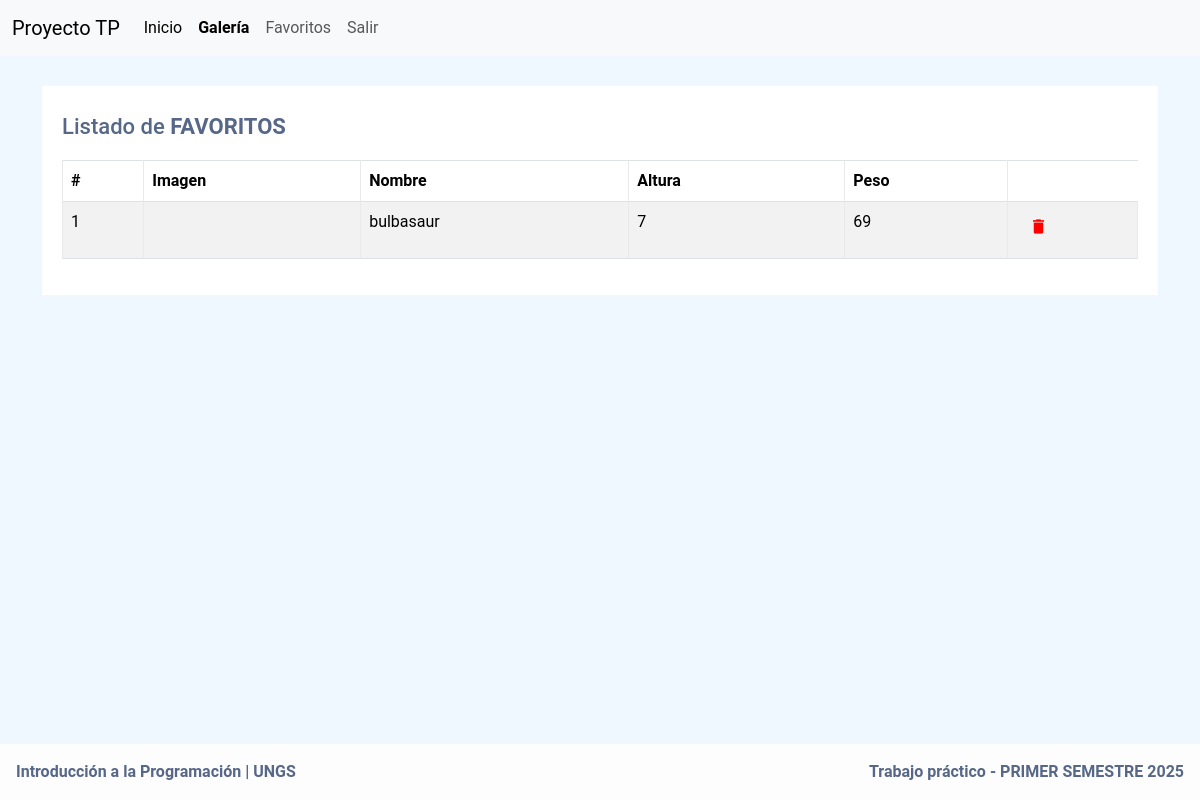
The app's page /favourites/ (signed in), older data.
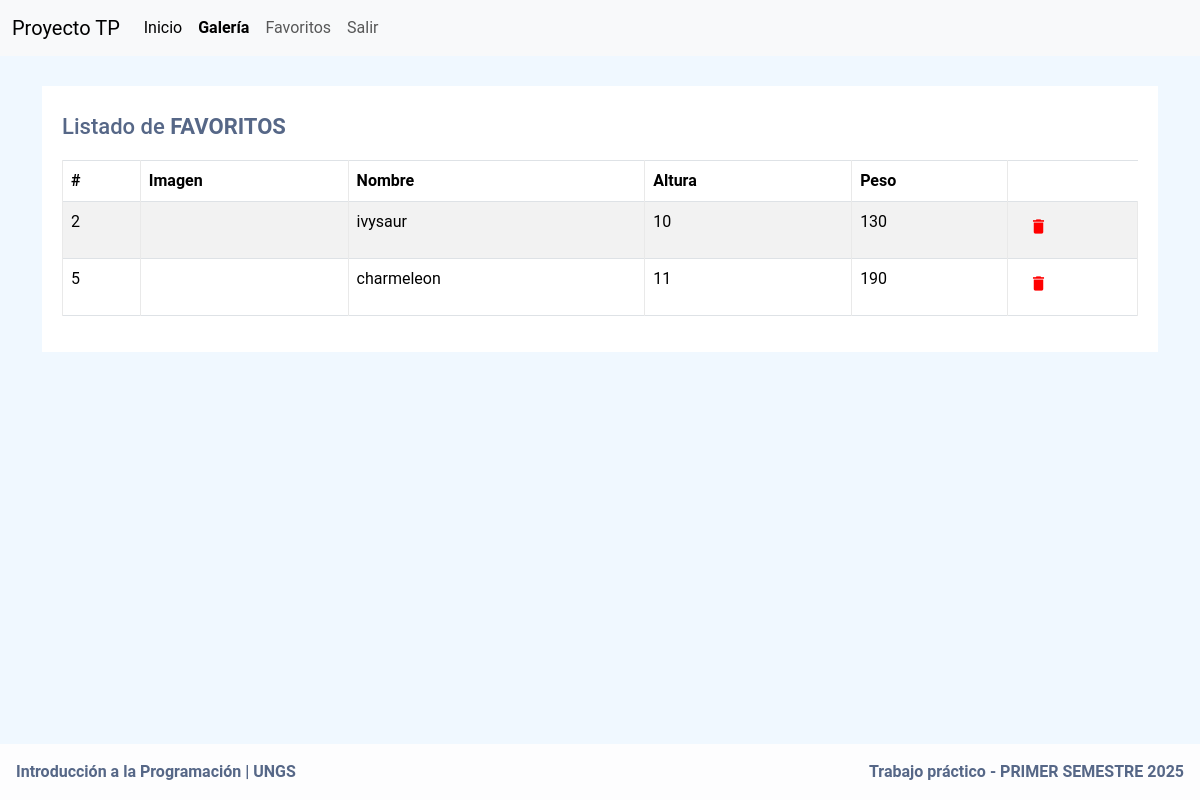
The same page, newer data.
### app/models.py (models this page shows, shortened)
class Favourite(models.Model):
    id = models.IntegerField(primary_key=True, blank=True) #ID de pokeapi
    name = models.CharField(max_length=200)  # Nombre del personaje
    height = models.CharField(max_length=200)  # Altura
    weight = models.CharField(max_length=200)  # Peso
    base_experience = models.IntegerField(null=True, blank=True)  # Experiencia base
    types = models.JSONField(default=list)  # Lista de tipos (ej: ["grass", "poison"])
    image = models.URLField()  # URL de la imagen
    user = models.ForeignKey(settings.AUTH_USER_MODEL, on_delete=models.CASCADE)
    class Meta:
        unique_together = (('user', 'name'),)

### app/views.py (the view)
# urls.py: path('favourites/', views.getAllFavouritesByUser, name='favoritos'),
@login_required
def getAllFavouritesByUser(request):
    if request.method=='GET':
        favourite_list = Favourite.objects.filter(user=request.user)
        return render(request, 'favourites.html', {'favourite_list': favourite_list})
    else:
        return redirect('home')

### main/context_processors.py (called while the page is built)
def version(request):
    return {'VERSION': config.VERSION}

### app/templates/favourites.html (shortened to what this page needs)
{% extends 'header.html' %} {% block content %}
<div class="container-xl">
    <div class="table-responsive">
        <div class="table-wrapper">
            <div class="table-title">
                <div class="row">
                    <div class="col-sm-8">
                        <h2>Listado de <strong>FAVORITOS</strong></h2>
                    </div>
                </div>
            </div>
            <table class="table table-striped table-hover table-bordered">
                <thead>
                    <tr>
                        <th>#</th>
                        <th>Imagen</th>
                        <th>Nombre</th>
                        <th>Altura </th>
                        <th>Peso</th>
                    </tr>
                </thead>
                <tbody>
                    {% for favourite in favourite_list %}
                    <tr>
                        <td>{{ favourite.id }}</td>
                        <td><img src="{{ favourite.image }}" alt="" style="max-width: 200px; max-height: 200px;"></td>
                        <td>{{ favourite.name }}</td>
                        <td>{{ favourite.height }}</td>
                        <td>{{ favourite.weight }}</td>
                        <td>
                            <form method="post" action="{% url 'borrar-favorito' %}">
                                <button type="submit" class="btn" style="color:red"><i class="material-icons">&#xE872;</i></button>
                            </form>
                        </td>
                    </tr>
                    {% endfor %}
                </tbody>
            </table>
        </div>
    </div>
</div>
{% endblock %}

### app/templates/header.html (shortened to what this page needs)
<!DOCTYPE html>
<html lang="es">
<head>
    {% load bootstrap5 %} {% bootstrap_css %} {% bootstrap_javascript %} {% load static %}
    <link rel="stylesheet" type="text/css" href="{% static 'styles.css' %}">
</head>
<body>
    <nav class="navbar navbar-expand-lg bg-body-tertiary">
        <div class="container-fluid">
            <a class="navbar-brand" href="#">Proyecto TP</a>
            <div class="collapse navbar-collapse" id="navbarSupportedContent">
                <ul class="navbar-nav me-auto mb-2 mb-lg-0">
                    <li class="nav-item">
                        <a class="nav-link active" aria-current="page" href="{% url 'index-page' %}">Inicio</a>
                    </li>
                    <li class="nav-item">
                        <a class="nav-link active" aria-current="page" href="{% url 'home' %}"><strong>Galería</strong></a>
                    </li>
                    {% if request.user.is_authenticated %}
                    <li class="nav-item">
                        <a class="nav-link" href="{% url 'favoritos' %}">Favoritos</a>
                    </li>
                    {% endif %}
                    <li class="nav-item">
                        {% if request.user.is_authenticated %}
                        <a class="nav-link" href="{% url 'exit' %}">Salir</a> {% else %}
                        <a class="nav-link" href="{% url 'login' %}">Iniciar sesión</a> {% endif %}
                    </li>
                </ul>
            </div>
        </div>
    </nav>
    {% block content %} {% endblock %} {% include "footer.html" %}

### app/templates/footer.html
<footer class="bg-body-tertiary text-center text-lg-start fixed-bottom">
    <div class="text-center p-3" style="display: flex;background-color: rgb(255 255 255 / 78%);justify-content: space-between;">
        <strong>Introducción a la Programación | UNGS</strong>
        <strong>{{VERSION}}</strong>
    </div>
</footer>
</body>
</html>

### static/styles.css (style rules this page uses)
body { color: #566787; background: #F0F8FF; font-family:'Roboto', sans-serif; }
.table-responsive { margin: 30px 0; }
.table-wrapper { min-width: 1000px; background: #fff; padding: 20px; box-shadow: 0 1px 1px rgba(0, 0, 0, .05); }
.table-title { padding-bottom: 10px; margin: 0 0 10px; min-width: 100%; }
.table-title h2 { margin: 8px 0 0; font-size: 22px; }
table.table tr th, table.table tr td { border-color: #e9e9e9; }
table.table-striped tbody tr:nth-of-type(odd) { background-color: #fcfcfc; }
table.table td:last-child { width: 130px; }
table.table td i { font-size: 19px; }

Row changes from the older to the newer data that the page shows:
removed Favourite: id "1", name "bulbasaur", height "7", weight "69"
added Favourite: id "2", name "ivysaur", height "10", weight "130"
added Favourite: id "5", name "charmeleon", height "11", weight "190"
